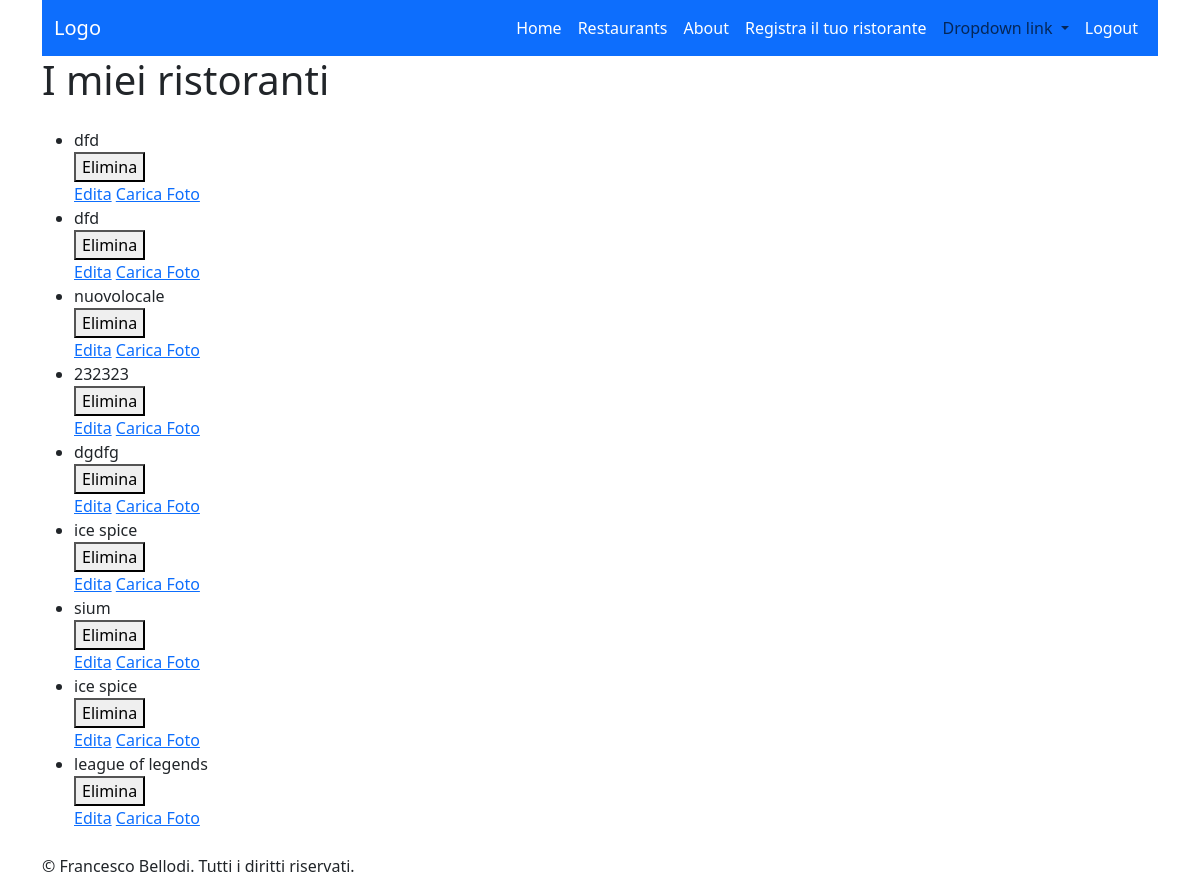
The app's page /restaurants/own-restaurants/ (signed in) with its own data.
### restaurantsApp/models.py (models this page shows, shortened)
class Restaurant(models.Model):
    restaurantID = models.IntegerField(primary_key=True)
    owner = models.ForeignKey(settings.AUTH_USER_MODEL, on_delete=models.CASCADE)
    name = models.CharField(max_length=100)
    address = models.CharField(max_length=200)
    phone_number = PhoneNumberField()
    cuisine_type = models.CharField(max_length=200)
    meal_type = models.CharField(max_length=200)
    max_booking = models.IntegerField(default=100)
    average_rating = models.FloatField(default=0, null=True)
    def __str__(self):
        return self.name

### restaurantsApp/views.py (the view)
# urls.py: path("own-restaurants/", RestaurantOwnerListView.as_view(), name='user_restaurants'),
class RestaurantOwnerListView(LoginRequiredMixin, ListView):
    model = Restaurant
    template_name = 'restaurantsApp/user_restaurants.html'  # Specifica il percorso al tuo template
    context_object_name = 'objects'  # Nome del contesto da utilizzare nel template
    def get_context_data(self, *, object_list=None, **kwargs):
        context = super().get_context_data(**kwargs)
        context["obj_delete"] = 'restaurant_delete'
        context["title_page"] = 'I miei ristoranti'
        context["obj_name"] = 'Ristoranti'
        context["obj_update"] = 'restaurant_update'
        return context
    def get_queryset(self):
        user = self.request.user
        return Restaurant.objects.filter(owner=user)

### mixins/user_mixins.py (called while the page is built)
    def test_func(self):
        return self.request.user.is_authenticated

### restaurantsApp/templates/restaurantsApp/user_restaurants.html
{% extends 'user-object-list.html' %}
{% block modify %}
  <a href="{% url 'restaurant_update' obj.pk %}">Edita</a>
  <a href="{% url 'photo_create' obj.pk %}">Carica Foto</a>
{% endblock %}

### templates/user-object-list.html (shortened to what this page needs)
{% extends "base.html" %}
{% block header %}{{ title_page }}{% endblock%}
{% block content %}
  <ul>
  {% for obj in objects %}
    <li>
      {{ obj }}
      <form action="{% url obj_delete obj.pk %}" method="post">
        <button type="submit" onclick="return confirm('Sicuro di voler eliminare?')">Elimina</button>
      </form>
      {% block modify %}{% endblock%}
    </li>
  {% empty %}
    <p>{{ obj_name }} non presenti</p>
  {% endfor %}
  </ul>
{% endblock %}

### records on screen
Restaurant: name "dfd"
Restaurant: name "dfd"
Restaurant: name "nuovolocale"
Restaurant: name "232323"
Restaurant: name "dgdfg"
Restaurant: name "ice spice"
Restaurant: name "sium"
Restaurant: name "ice spice"
Restaurant: name "league of legends"

### other values on screen
{{ title_page }} "I miei ristoranti"
